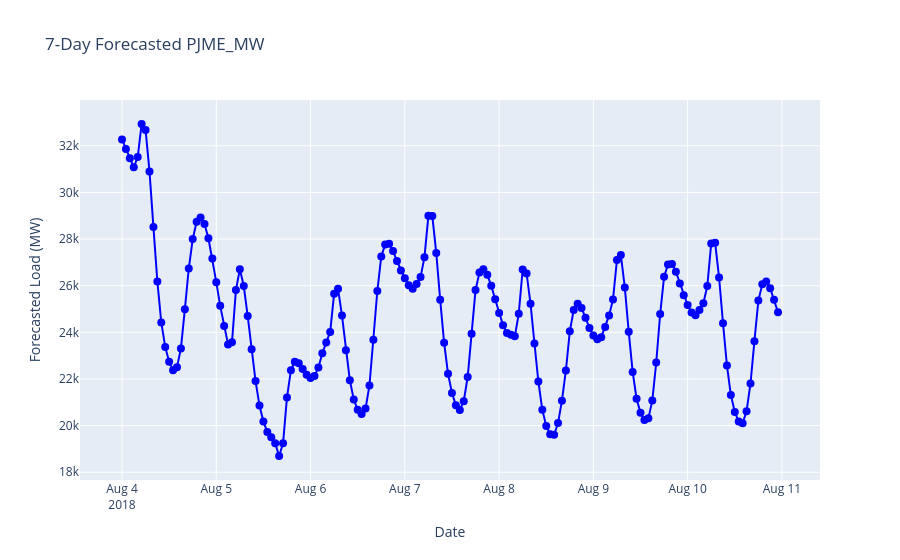

This figure's notebook cell:
### Markdown cell above
## Visualizing the forecasted values

### Code cell
import plotly.express as px

# Assuming forecast_df already contains your forecasted values
# with columns: 'Date' and 'Forecast_PJME_MW'

fig = px.line(
    forecast_df_lstm,
    x='Date',
    y='Forecast_PJME_MW',
    title='7-Day Forecasted PJME_MW',
    markers=True,
    labels={'Forecast_PJME_MW': 'Forecasted Load (MW)', 'Date': 'Date'},
    hover_data={'Date': True, 'Forecast_PJME_MW': ':.2f'}
)

fig.update_traces(line=dict(color='blue'), marker=dict(size=8))
fig.update_layout(hovermode='x unified')

fig.show()

### Figure 1 — Plotly figure (JSON) as saved in the notebook; plotly's stock layout.template omitted (floating-point values rounded to 4 significant figures; data arrays with more than 128 entries replaced by an {"elided": "..."} marker saying what was removed)
{"data": [{"hovertemplate": "Date=%{x}<br>Forecasted Load (MW)=%{y:.2f}<extra></extra>", "legendgroup": "", "line": {"color": "blue", "dash": "solid"}, "marker": {"size": 8, "symbol": "circle"}, "mode": "lines+markers", "name": "", "orientation": "v", "showlegend": false, "type": "scatter", "x": {"elided": "168 str values"}, "xaxis": "x", "y": {"elided": "168 float values"}, "yaxis": "y"}], "layout": {"autosize": true, "hovermode": "x unified", "legend": {"tracegroupgap": 0}, "title": {"text": "7-Day Forecasted PJME_MW"}, "xaxis": {"anchor": "y", "autorange": true, "domain": [0, 1], "range": ["2018-08-03 13:36:49.0811", "2018-08-11 09:23:10.9189"], "title": {"text": "Date"}, "type": "date"}, "yaxis": {"anchor": "x", "autorange": true, "domain": [0, 1], "range": [17390.0, 34250.0], "title": {"text": "Forecasted Load (MW)"}, "type": "linear"}}}
